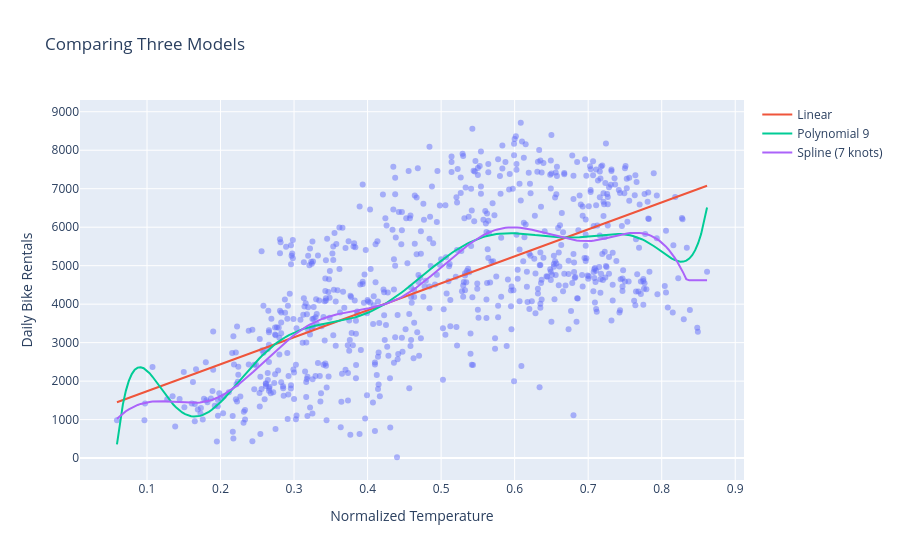

Notebook code for this chart:
### Markdown cell above
# Question 1

### Code cell
X = bike[["temp"]]
y = bike["cnt"]

X_train, X_test, y_train, y_test = train_test_split(
    X,
    y,
    test_size=0.20,
    random_state=123
)

# Linear model
lin_model = Pipeline([
    ("scaler", StandardScaler()),
    ("linreg", LinearRegression())
])

# Degree-9 polynomial model
poly9_model = Pipeline([
    ("scale_x", StandardScaler()),
    ("poly", PolynomialFeatures(
        degree=9,
        include_bias=False
    )),
    ("scaler", StandardScaler()),
    ("linreg", LinearRegression())
])

# Cubic spline with 7 knots
spline_model = Pipeline([
    ("scale_x", StandardScaler()),
    ("spline", SplineTransformer(
        n_knots=7,
        degree=3,
        include_bias=False
    )),
    ("scaler", StandardScaler()),
    ("linreg", LinearRegression())
])

# Fit all three models
lin_model.fit(X_train, y_train)
poly9_model.fit(X_train, y_train)
spline_model.fit(X_train, y_train)

models = {
    "Linear": lin_model,
    "Polynomial 9": poly9_model,
    "Spline (7 knots)": spline_model
}

# Create a grid for fitted curves
temp_grid = pd.DataFrame({
    "temp": np.linspace(
        X["temp"].min(),
        X["temp"].max(),
        200
    )
})

fig = px.scatter(
    bike,
    x="temp",
    y="cnt",
    opacity=0.5,
    labels={
        "temp": "Normalized Temperature",
        "cnt": "Daily Bike Rentals"
    },
    title="Comparing Three Models"
)

for name, model in models.items():
    fig.add_trace(
        go.Scatter(
            x=temp_grid["temp"],
            y=model.predict(temp_grid),
            mode="lines",
            name=name
        )
    )

fig.show()

### Figure 1 — Plotly figure (JSON) as saved in the notebook; plotly's stock layout.template omitted (floating-point values rounded to 4 significant figures; data arrays with more than 128 entries replaced by an {"elided": "..."} marker saying what was removed)
{"data": [{"hovertemplate": "Normalized Temperature=%{x}<br>Daily Bike Rentals=%{y}<extra></extra>", "legendgroup": "", "marker": {"color": "#636efa", "opacity": 0.5, "symbol": "circle"}, "mode": "markers", "name": "", "orientation": "v", "showlegend": false, "type": "scatter", "x": {"elided": "731 float values"}, "xaxis": "x", "y": {"elided": "731 int values"}, "yaxis": "y"}, {"mode": "lines", "name": "Linear", "type": "scatter", "x": {"elided": "200 float values"}, "y": {"elided": "200 float values"}}, {"mode": "lines", "name": "Polynomial 9", "type": "scatter", "x": {"elided": "200 float values"}, "y": {"elided": "200 float values"}}, {"mode": "lines", "name": "Spline (7 knots)", "type": "scatter", "x": {"elided": "200 float values"}, "y": {"elided": "200 float values"}}], "layout": {"legend": {"tracegroupgap": 0}, "title": {"text": "Comparing Three Models"}, "xaxis": {"anchor": "y", "domain": [0, 1], "title": {"text": "Normalized Temperature"}}, "yaxis": {"anchor": "x", "domain": [0, 1], "title": {"text": "Daily Bike Rentals"}}}}
